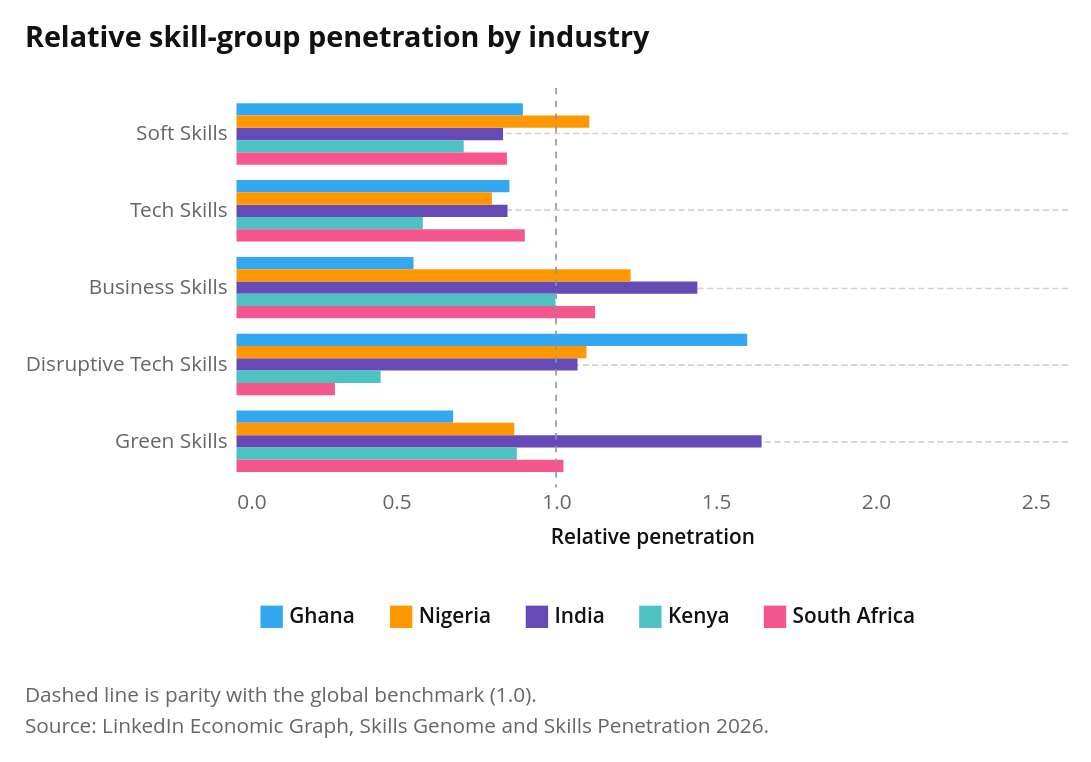

The code cell stored with this chart in its notebook:
### Markdown cell above
### Pooled by country and industry (2017–2025)

This view applies the same relative penetration measure within industries. Select an industry from the menu to compare the selected countries.

### Code cell
industry_penetration = read_skills(
    "3B - SPP Ctry Ind", header=5, countries=COUNTRIES
).assign(
    **{c: lambda d, c=c: pd.to_numeric(d[c]) for c in ["Average", "Global", "Relative"]}
)
industry_penetration.to_csv(
    PROCESSED_PATH / "skill_penetration_industry.csv", index=False
)


def plot_industry_penetration(data, width=520, height=250):
    """Plot relative penetration by skill group and selected industry."""
    countries = [c for c in COUNTRIES if c in set(data["Country"])]
    industries = sorted(data["Industry"].unique())
    pick = alt.selection_point(
        fields=["Industry"],
        bind=alt.binding_select(options=industries, name="Industry  "),
        value=[{"Industry": industries[0]}],
    )
    top = data["Relative"].max() * 1.08
    base = alt.Chart(data).transform_filter(pick)
    bars = base.mark_bar().encode(
        y=alt.Y("Skill:N", title=None, sort=SKILL_ORDER),
        yOffset=alt.YOffset("Country:N", sort=countries),
        x=alt.X(
            "Relative:Q", title="Relative penetration", scale=alt.Scale(domain=[0, top])
        ),
        color=alt.Color("Country:N", scale=skill_scale(countries), title=None),
        tooltip=[
            "Country:N",
            "Industry:N",
            "Skill:N",
            alt.Tooltip("Relative:Q", format=".2f"),
            alt.Tooltip("Average:Q", format=".3f", title="National"),
            alt.Tooltip("Global:Q", format=".3f", title="Global"),
        ],
    )
    parity = (
        base.transform_aggregate(_rows="count()")
        .mark_rule(color=attaviz.REFERENCE, strokeDash=[4, 4])
        .encode(x=alt.datum(BENCHMARK))
    )
    chart = (
        alt.layer(bars, parity)
        .add_params(pick)
        .properties(
            width=width,
            height=height,
            title="Relative skill-group penetration by industry",
        )
    )
    return attaviz.add_caption(
        chart,
        ["Dashed line is parity with the global benchmark (1.0).", SKILLS_NOTE],
        align="left",
    )


plot_industry_penetration(industry_penetration)

### Figure 1 — Vega specification as saved in the notebook (floating-point values rounded to 4 significant figures; data arrays with more than 128 entries replaced by an {"elided": "..."} marker saying what was removed)
{"$schema": "https://vega.github.io/schema/vega/v6.json", "data": [{"name": "_server_source_0", "values": {"elided": "470 records"}}, {"name": "param_e63039fb138f35fd_store", "values": [{"unit": "view_b28f1e9d5abc90aa_0", "fields": [{"type": "E", "field": "Industry"}], "values": ["Accommodation and Food Services"]}]}, {"name": "source_0", "source": "_server_source_0", "transform": [{"type": "filter", "expr": "!length(data(\"param_e63039fb138f35fd_store\")) || vlSelectionTest(\"param_e63039fb138f35fd_store\", datum)"}, {"type": "project", "fields": ["Average", "Country", "Global", "Industry", "Relative", "Skill"]}]}, {"name": "data_0", "source": "source_0", "transform": [{"type": "formula", "expr": "indexof([\"Ghana\",\"Nigeria\",\"India\",\"Kenya\",\"South Africa\"], datum['Country'])", "as": "_Country_sort_index"}, {"type": "formula", "expr": "datum[\"Skill\"]===\"Soft Skills\" ? 0 : datum[\"Skill\"]===\"Tech Skills\" ? 1 : datum[\"Skill\"]===\"Business Skills\" ? 2 : datum[\"Skill\"]===\"Disruptive Tech Skills\" ? 3 : datum[\"Skill\"]===\"Green Skills\" ? 4 : 5", "as": "y_Skill_sort_index"}, {"type": "formula", "expr": "datum[\"Country\"]===\"Ghana\" ? 0 : datum[\"Country\"]===\"Nigeria\" ? 1 : datum[\"Country\"]===\"India\" ? 2 : datum[\"Country\"]===\"Kenya\" ? 3 : datum[\"Country\"]===\"South Africa\" ? 4 : 5", "as": "yOffset_Country_sort_index"}, {"type": "project", "fields": ["Average", "Country", "Global", "Industry", "Relative", "Skill", "_Country_sort_index", "yOffset_Country_sort_index", "y_Skill_sort_index"]}]}, {"name": "data_1", "source": "data_0", "transform": [{"type": "stack", "field": "Relative", "groupby": ["Skill", "Country"], "sort": {"field": ["_Country_sort_index"], "order": ["ascending"]}, "as": ["Relative_start", "Relative_end"], "offset": "zero"}, {"type": "filter", "expr": "isValid(datum[\"Relative\"]) && isFinite(+datum[\"Relative\"])"}, {"type": "project", "fields": ["Average", "Country", "Global", "Industry", "Relative", "Relative_end", "Relative_start", "Skill"]}]}, {"name": "data_2", "source": "source_0", "transform": [{"type": "aggregate", "groupby": [], "fields": [null], "ops": ["count"], "as": ["_rows"]}]}, {"name": "data_0_yOffset_domain_Country", "source": "data_0", "transform": [{"type": "aggregate", "groupby": ["Country"], "fields": ["yOffset_Country_sort_index"], "ops": ["min"], "as": ["sort_field"]}, {"type": "project", "fields": ["Country", "sort_field"]}]}, {"name": "data_0_concat_0_y_domain_Skill", "source": "data_0", "transform": [{"type": "aggregate", "groupby": ["Skill"], "fields": ["y_Skill_sort_index"], "ops": ["min"], "as": ["sort_field"]}, {"type": "project", "fields": ["Skill", "sort_field"]}]}], "signals": [{"name": "childHeight", "value": 250}, {"name": "unit", "value": {}, "on": [{"events": "pointermove", "update": "isTuple(group()) ? group() : unit"}]}, {"name": "param_e63039fb138f35fd_Industry", "init": "\"Accommodation and Food Services\"", "bind": {"input": "select", "options": ["Accommodation and Food Services", "Administrative and Support Services", "Construction", "Consumer Services", "Education", "Entertainment Providers", "Farming, Ranching, Forestry", "Financial Services", "Government Administration", "Holding Companies", "Hospitals and Health Care", "Manufacturing", "Oil, Gas, and Mining", "Professional Services", "Real Estate and Equipment Rental Services", "Retail", "Technology, Information and Media", "Transportation, Logistics, Supply Chain and Storage", "Utilities", "Wholesale"], "name": "Industry  "}}, {"name": "param_e63039fb138f35fd", "update": "vlSelectionResolve(\"param_e63039fb138f35fd_store\", \"union\", true, true)"}], "marks": [{"type": "group", "name": "concat_0_group", "encode": {"update": {"width": {"signal": "width"}, "height": {"signal": "childHeight"}}}, "signals": [{"name": "param_e63039fb138f35fd_tuple", "update": "param_e63039fb138f35fd_Industry !== null ? {fields: param_e63039fb138f35fd_tuple_fields, values: [param_e63039fb138f35fd_Industry]} : null"}, {"name": "param_e63039fb138f35fd_tuple_fields", "value": [{"type": "E", "field": "Industry"}]}, {"name": "param_e63039fb138f35fd_modify", "on": [{"events": {"signal": "param_e63039fb138f35fd_tuple"}, "update": "modify(\"param_e63039fb138f35fd_store\", param_e63039fb138f35fd_tuple, true)"}]}], "marks": [{"type": "rect", "name": "view_b28f1e9d5abc90aa_0_marks", "from": {"data": "data_1"}, "encode": {"update": {"cornerRadiusTopRight": {"value": 0}, "x2": {"field": "Relative_start", "scale": "concat_0_x"}, "tooltip": {"signal": "{\"Country\": isValid(datum[\"Country\"]) ? isArray(datum[\"Country\"]) ? join(datum[\"Country\"], '\\n') : datum[\"Country\"] : \"\"+datum[\"Country\"], \"Industry\": isValid(datum[\"Industry\"]) ? isArray(datum[\"Industry\"]) ? join(datum[\"Industry\"], '\\n') : datum[\"Industry\"] : \"\"+datum[\"Industry\"], \"Skill\": isValid(datum[\"Skill\"]) ? isArray(datum[\"Skill\"]) ? join(datum[\"Skill\"], '\\n') : datum[\"Skill\"] : \"\"+datum[\"Skill\"], \"Relative\": format(datum[\"Relative\"], \".2f\"), \"National\": format(datum[\"Average\"], \".3f\"), \"Global\": format(datum[\"Global\"], \".3f\")}"}, "cornerRadiusBottomRight": {"value": 0}, "fill": {"field": "Country", "scale": "color"}, "x": {"field": "Relative_end", "scale": "concat_0_x"}, "y": {"field": "Skill", "scale": "concat_0_y", "offset": {"field": "Country", "scale": "yOffset"}}, "height": {"signal": "max(0.25, bandwidth('yOffset'))"}}}, "style": ["bar"], "interactive": true}, {"type": "rule", "name": "concat_0_layer_1_marks", "from": {"data": "data_2"}, "encode": {"update": {"y2": {"field": {"signal": null, "datum": null, "group": "height", "parent": null}}, "strokeDash": {"value": [4, 4]}, "stroke": {"value": "#8A969F"}, "x": {"value": 1, "scale": "concat_0_x"}, "y": {"value": 0}}}, "style": ["rule"], "interactive": false}], "axes": [{"scale": "concat_0_y", "domain": false, "maxExtent": 0, "tickCount": 5, "minExtent": 0, "gridScale": "concat_0_x", "grid": true, "zindex": 0, "labels": false, "orient": "left", "ticks": false, "aria": false}, {"scale": "concat_0_x", "grid": false, "labelBaseline": "top", "zindex": 0, "title": "Relative penetration", "labelFlush": true, "labelOverlap": true, "orient": "bottom", "tickCount": 5}, {"scale": "concat_0_y", "orient": "left", "tickCount": 5, "tickSize": 0, "zindex": 0, "labelPadding": 6, "grid": false}], "title": {"text": "Relative skill-group penetration by industry", "anchor": "start", "offset": 21}, "style": "cell"}], "scales": [{"name": "yOffset", "type": "band", "domain": {"data": "data_0_yOffset_domain_Country", "field": "Country", "sort": {"op": "max", "field": "sort_field"}}, "range": [0, {"signal": "bandwidth('concat_0_y')"}]}, {"name": "color", "type": "ordinal", "domain": ["Ghana", "Nigeria", "India", "Kenya", "South Africa"], "range": ["#34A7F2", "#FF9800", "#664AB6", "#4EC2C0", "#F3578E"]}, {"name": "concat_0_x", "type": "linear", "domain": [0, 2.497], "range": [0, {"signal": "width"}], "nice": true, "zero": true}, {"name": "concat_0_y", "type": "band", "domain": {"data": "data_0_concat_0_y_domain_Skill", "field": "Skill", "sort": {"op": "max", "field": "sort_field"}}, "range": [0, {"signal": "childHeight"}], "paddingInner": 0.2, "paddingOuter": 0.2}], "title": {"text": ["Dashed line is parity with the global benchmark (1.0).", "Source: LinkedIn Economic Graph, Skills Genome and Skills Penetration 2026."], "orient": "bottom", "anchor": "start", "fontWeight": 400, "font": "Open Sans, sans-serif", "offset": 21, "fontSize": 13, "color": "#666666", "lineHeight": 20}, "width": 520, "legends": [{"fill": "color", "direction": "horizontal", "symbolType": "square"}], "background": "white", "layout": {"padding": 18, "columns": 1, "bounds": "full", "align": "each"}, "config": {"range": {"category": ["#34A7F2", "#FF9800", "#664AB6", "#4EC2C0", "#F3578E", "#081079", "#0C7C68", "#AA0000", "#DDDA21"], "diverging": ["#920000", "#BD6126", "#E3A763", "#EFEFEF", "#80BDE7", "#3587C3", "#025288"], "heatmap": ["#E3F6FD", "#75CCEC", "#089BD4", "#0169A1", "#023B6F"], "ordinal": ["#E3F6FD", "#75CCEC", "#089BD4", "#0169A1", "#023B6F"], "ramp": ["#E3F6FD", "#75CCEC", "#089BD4", "#0169A1", "#023B6F"]}, "mark": {"tooltip": true}, "axis": {"domain": false, "grid": true, "gridColor": "#CED4DE", "gridDash": [4, 2], "gridWidth": 1, "labelFont": "Open Sans, sans-serif", "labelFontSize": 13, "labelFontWeight": 400, "labelColor": "#666666", "labelPadding": 3, "tickColor": "#CED4DE", "tickSize": 5, "tickCount": 5, "titleFont": "Open Sans, sans-serif", "titleFontSize": 13, "titleFontWeight": 600, "titleColor": "#111111", "titlePadding": 9}, "axisBand": {"labelPadding": 6, "tickSize": 0}, "axisX": {"grid": false, "tickSize": 0, "labelAngle": 0}, "axisY": {"domain": false, "ticks": false, "gridColor": "#CED4DE", "gridDash": [4, 2], "gridWidth": 1}, "legend": {"labelFont": "Open Sans, sans-serif", "labelFontSize": 13, "labelFontWeight": 600, "labelColor": "#111111", "titleFont": "Open Sans, sans-serif", "titleFontSize": 13, "titleFontWeight": 600, "titleColor": "#111111", "titlePadding": 3, "symbolSize": 196, "symbolStrokeWidth": 0, "padding": 15, "offset": 21, "columnPadding": 21, "orient": "bottom", "labelLimit": 200, "titleLimit": 200}, "style": {"cell": {"stroke": null}, "arc": {"stroke": "white", "strokeWidth": 1}, "area": {"opacity": 0.7}, "bar": {"cornerRadiusEnd": 0}, "line": {"strokeWidth": 4, "strokeCap": "round", "strokeJoin": "round"}, "point": {"size": 60, "stroke": "white", "strokeWidth": 1}, "rect": {"stroke": "#8A969F", "strokeWidth": 0.5}, "circle": {"stroke": "white", "strokeWidth": 1}, "square": {"stroke": "white", "strokeWidth": 1}, "geoshape": {"stroke": "#666666", "strokeWidth": 0.3, "strokeJoin": "round", "strokeCap": "round"}, "group-title": {"font": "Open Sans, sans-serif", "fontSize": 18, "fontWeight": 700, "lineHeight": 22, "fill": "#111111"}}, "title": {"subtitleColor": "#666666", "subtitleFont": "Open Sans, sans-serif", "subtitleFontSize": 15, "subtitleFontWeight": 400, "subtitleLineHeight": 18, "subtitlePadding": 3}}, "padding": 15}
